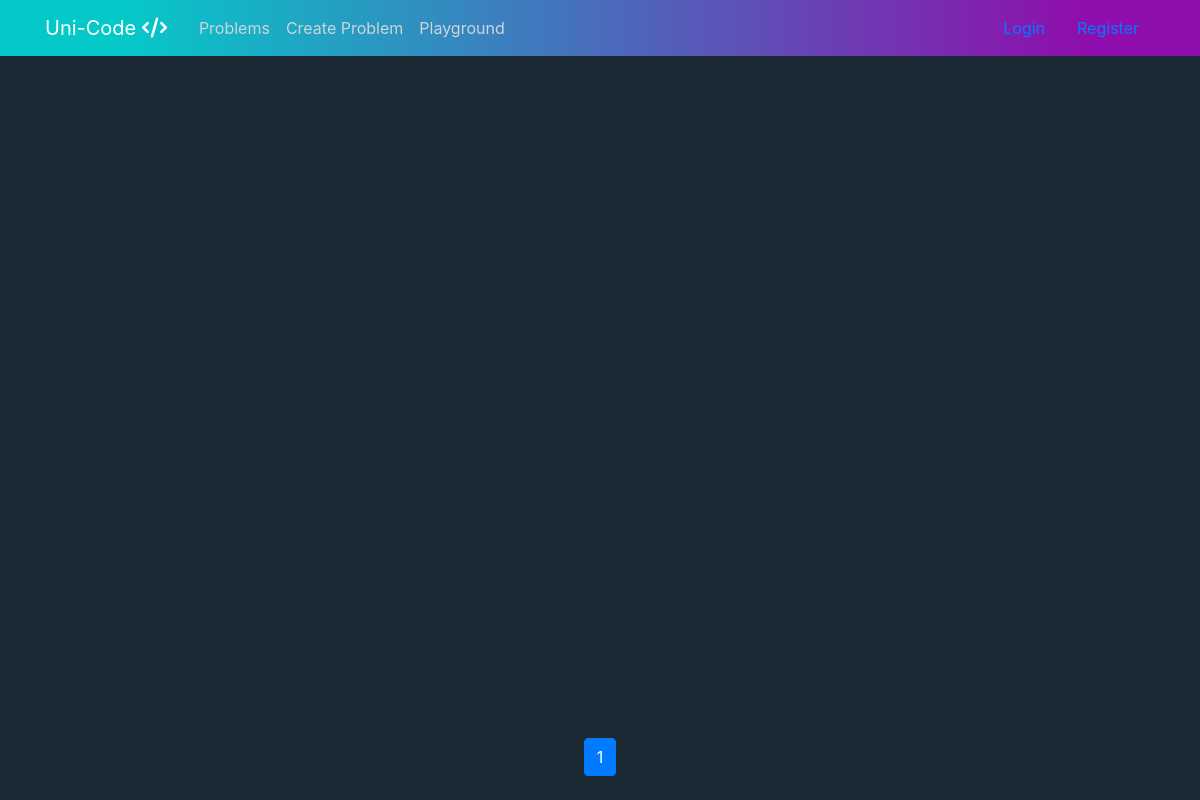
/problems/, run on an earlier commit of the app's database.
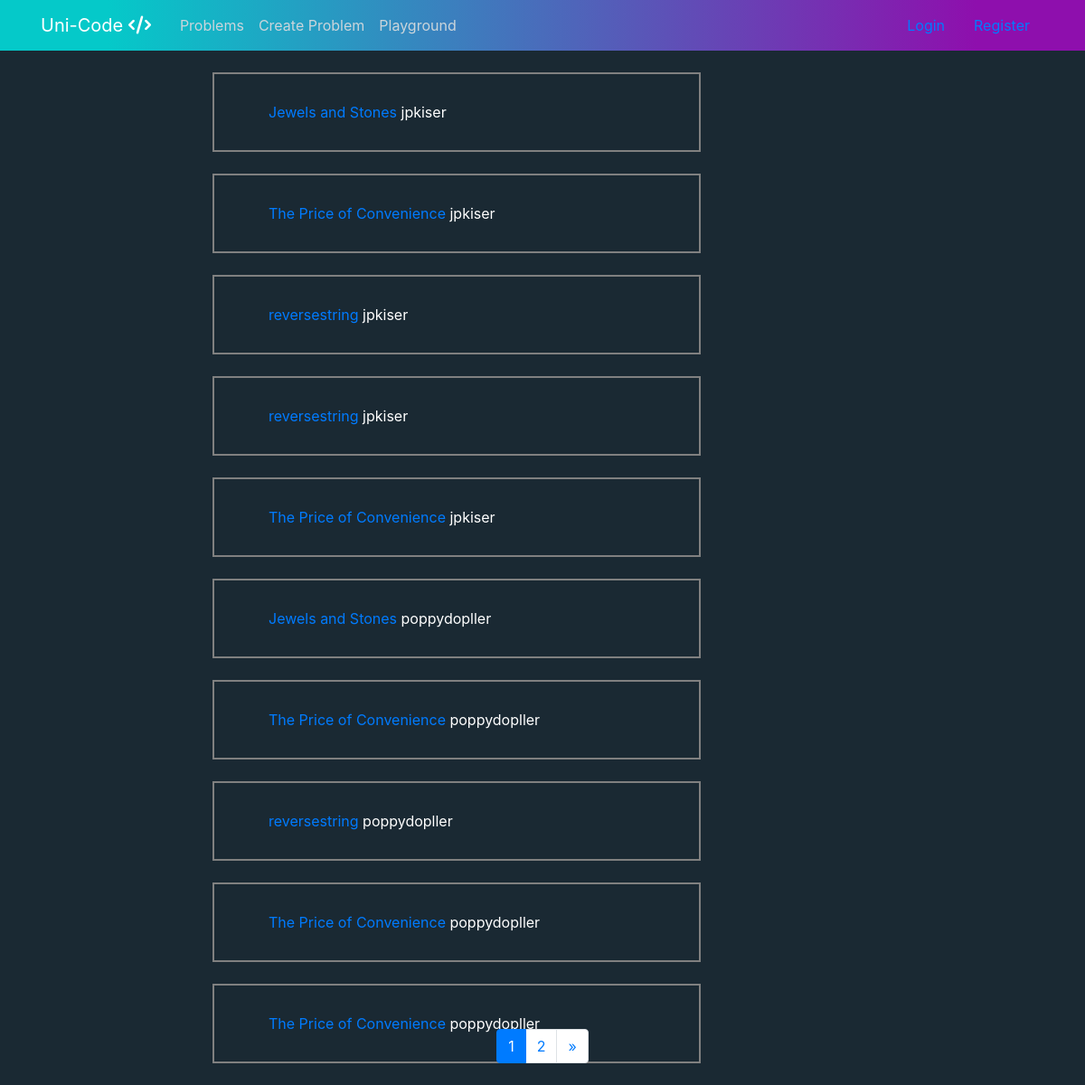
And on a later commit of the database.
### problems/models.py (models this page shows, shortened)
class Problem(models.Model):
    user = models.ForeignKey(User, null=True, on_delete=models.SET_NULL)
    title = models.CharField(max_length=50)
    description = models.CharField(max_length=500)
    created = models.DateTimeField(auto_now_add=True)
    datatype = models.CharField(max_length=10)
    example_solution = models.CharField(max_length=1000)
    datatype = models.CharField(max_length=15, choices=DATATYPE_CHOICES, default='string')

### problems/views.py (the view)
# urls.py: path('', problems, name='problems'),
def problems(request):
    problems = Problem.objects.all()
    paginator = Paginator(problems, 10)
    page = request.GET.get('page')
    problems = paginator.get_page(page)
    return render(request, 'problems/problem_list.html', {'problems': problems})

### problems/templates/problems/problem_list.html (shortened to what this page needs)
{% extends "global/base.html" %}
{% block content %}
<div class="row">
    <div class="col-md-2"></div>
    <div class="col-md-6">
        {% for problem in problems %}
        <div class="problem-container mb-4">
          <a href="{% url 'editor' problem.id %}"> {{ problem.title }} </a>
          <span> {{ problem.user }} </span>
        </div>
        {% endfor %}
    </div>
    <div class="col-md-2"></div>
</div>
<nav class="fixed-bottom mb-4" aria-label="Page navigation">
  <ul class="pagination justify-content-center">
  {% for n in problems.paginator.page_range %}
    {% if problems.number == n %}
    <li class="page-item active">
      <span class="page-link">{{ n }}<span class="sr-only">(current)</span></span>
    </li>
    {% elif n > problems.number|add:'-3' and n < problems.number|add:'3' %}
    <li class="page-item"><a class="page-link" href="?page={{ n }}">{{ n }}</a></li>
    {% endif %}
  {% endfor %}
  {% if problems.has_next %}
  <li class="page-item">
    <a class="page-link" href="?page={{ problems.paginator.num_pages }}" aria-label="Next">
      <span aria-hidden="true">&raquo;</span>
    </a>
  </li>
  {% endif %}
  </ul>
</nav>
{% endblock %}

### global/templates/global/base.html (shortened to what this page needs)
{% load static %}
<!DOCTYPE html>
<html lang="en">
<head>
    <link rel="stylesheet" href="https://maxcdn.bootstrapcdn.com/bootstrap/4.0.0/css/bootstrap.min.css">
    <link rel="stylesheet" href="https://cdnjs.cloudflare.com/ajax/libs/animate.css/3.7.2/animate.min.css">
    <link rel='stylesheet' href="{% static 'global/style.css' %}"/>
    <link href="https://cdnjs.cloudflare.com/ajax/libs/select2/4.0.10/css/select2.min.css" rel="stylesheet" />
</head>
<body>
    <header class="site-header">
            <nav class="navbar navbar-expand-md navbar-dark bg-steel fixed-top">
                <div class="container">
                    <a class="navbar-brand mr-4" href="{% url 'index' %}">Uni-Code <i class="fas fa-code"></i></a>
                    <div class="collapse navbar-collapse" id="navbarToggle">
                        <div class="navbar-nav mr-auto">
                            <a class="nav-item nav-link" href="{% url 'problems' %}">Problems</a>
                            <a class="nav-item nav-link" href="{% url 'create-problem' %}">Create Problem</a>
                            <a class="nav-item nav-link" href="{% url 'playground' %}">Playground</a>
                        </div>
                        {% if user.is_authenticated %}
                            <div class="navbar-nav">
                                <div class="dropdown">
                                        <a data-toggle="dropdown"class="nav-item nav-link account" href='#'>
                                            <i class="fas fa-chalkboard-teacher"></i>
                                                &nbsp; {{user.username}}
                                            <i class="fa fa-chevron-down "></i>
                                        </a>
                                </div>
                            </div>
                        {% else %}
                            <a class="nav-item nav-link" href="{% url 'login' %}">Login</a>
                            <a class="nav-item nav-link" href="{% url 'register' %}">Register</a>
                        {% endif %}
                    </div>
                </div>
            </nav>
    </header>
    <div id='main'class='container' >
        {% block content %}
        {% endblock %}
    </div>
</body>
</html>

### global/static/global/style.css (style rules this page uses)
body { background: #1a2933; color: #f1f1f1; margin-top: 5rem; }
ul { margin: 0; }
.bg-steel { background: linear-gradient(90deg, #05c9c9 10%, #8e0fad 90%); }
.site-header .navbar-nav .nav-link { color: #cbd5db; }
li { display: inline!important; }
.problem-container { width: 100%; color: white; border-style: solid; border-width: 2px; border-color: grey; padding: 30px 10px 30px 60px; }

What changed in the data, as far as the page shows it:
added Problem: title "Jewels and Stones", user "jpkiser"
added Problem: title "The Price of Convenience", user "jpkiser"
added Problem: title "reversestring", user "jpkiser"
added Problem: title "reversestring", user "jpkiser"
added Problem: title "The Price of Convenience", user "jpkiser"
added Problem: title "Jewels and Stones", user "poppydopller"
added Problem: title "The Price of Convenience", user "poppydopller"
added Problem: title "reversestring", user "poppydopller"
added Problem: title "The Price of Convenience", user "poppydopller"
added Problem: title "The Price of Convenience", user "poppydopller"
Also different on the page:
new list line: "2"
